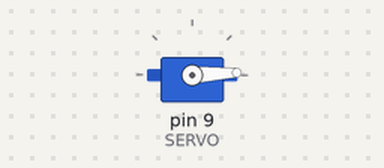
This sketch was run on a simulated Arduino Uno, built with avr-gcc and run on an emulated ATmega328P. Shown: servo.

Above: at 0.05 s.
At 0.9 s:
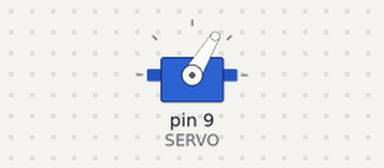
At 1.75 s:
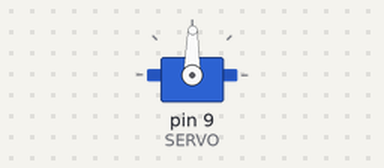
At 3.5 s:
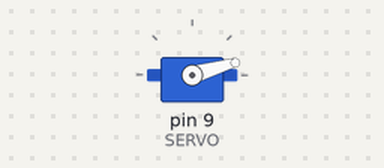
Timing chart, 0 to 8.6 s (numbered marks = the images above):
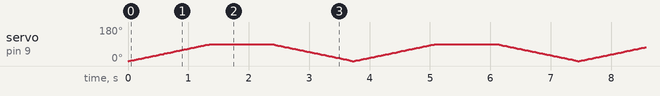

The sketch:

oc.ino
```cpp
#include<SoftwareSerial.h>
#include<Servo.h>
#define SERVO 9
Servo s;
// int bttx = 9;
//int btrx = 10;
// SoftwareSerial bluetooth(bttx, btrx);
int pos;


void setup() {
  // put your setup code here, to run once:
  s.attach(SERVO);
  Serial.begin(9600);
  //bluetooth.begin(9600);
  s.write(0);
}

void loop() {
  // put your main code here, to run repeatedly:

 for (pos = 0; pos <90; pos++){
  s.write(pos);
  delay(15);
 }
 delay(1000);
 for(pos = 90; pos >=0;pos--){
  s.write(pos);
  delay(15);
 }

}
```
